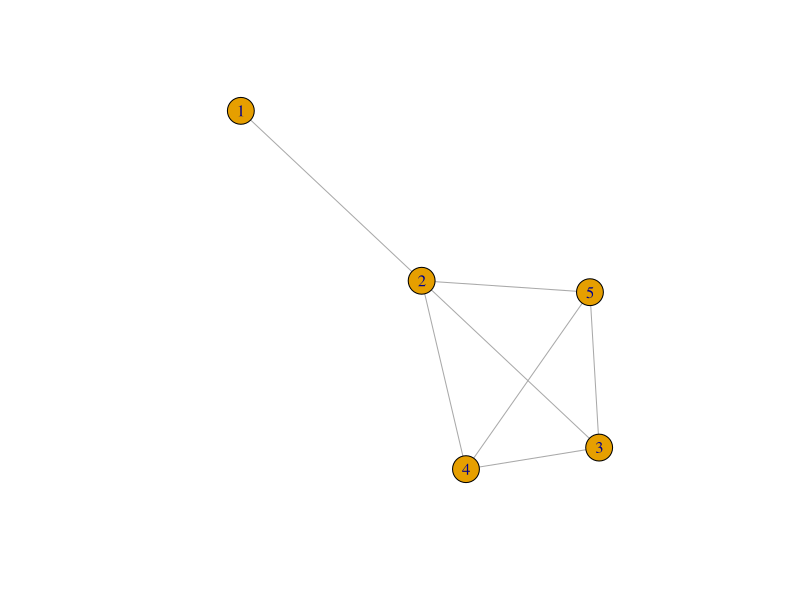

Reproduce this figure in R. (Note: this script raises an error after producing the figure.)

getPiValue = function (colors,graph){
	nodes = length(colors)
	score = 0 
	for ( n1 in 1:(nodes-1) ){
		for (n2 in (n1+1):nodes) {
			if ( (colors[n1]==colors[n2]) & are.connected(graph,n1,n2)){
				score = score+1 # add 1 if neighbors have same color 
			}
		}
	}
	return (exp(-1*score)) # low energy if too many nodes disagree on coloring 
}

library('igraph')
graph = graph(edges=c(1,2,2,3,3,4,4,5,2,5,3,5,2,4),directed=F)
# are.connected(graph,1,2)
plot(graph) 

colors = 1:4 # 4 colors allowed 
nodes = length(init)
init = rep(1,nodes) # initial colors are all identical 
tau = 1
stop = 1000 

iter = 0
while (iter < stop){
	iter = iter + 1
	if (iter > 100 & iter%%10==0){
		tau = tau * .90 # update tau => cooling step 
	}
	pi_before = getPiValue(init,graph)
	pickNode = sample (1:nodes,size=1)
	pickColor = sample(colors[-init[pickNode]],size=1) ## 4-1 colors possible 
	propose = init # change the colors
	propose[pickNode] = pickColor # change the colors
	pi_after = getPiValue(propose,graph)
	a_ij = min (1, (pi_after/pi_before)^(1/tau) ) # jump probability 
	if ( runif(1,min=0,max=1) <= a_ij ) {
		init = propose # accept the updated the colors 
	}
}
print (init) ## final coloring 
